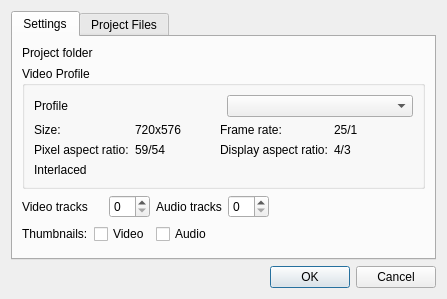
<?xml version="1.0" encoding="UTF-8"?>
<ui version="4.0">
 <class>ProjectSettings_UI</class>
 <widget class="QDialog" name="ProjectSettings_UI">
  <property name="geometry">
   <rect>
    <x>0</x>
    <y>0</y>
    <width>447</width>
    <height>299</height>
   </rect>
  </property>
  <property name="windowTitle">
   <string>Project Settings</string>
  </property>
  <layout class="QGridLayout" name="gridLayout_5">
   <item row="0" column="0">
    <widget class="QTabWidget" name="tabWidget">
     <property name="currentIndex">
      <number>0</number>
     </property>
     <widget class="QWidget" name="tab">
      <attribute name="title">
       <string>Settings</string>
      </attribute>
      <layout class="QGridLayout" name="gridLayout_3">
       <item row="0" column="0" colspan="2">
        <widget class="QLabel" name="label_4">
         <property name="text">
          <string>Project folder</string>
         </property>
        </widget>
       </item>
       <item row="0" column="2" colspan="5">
        <widget class="KUrlRequester" name="project_folder"/>
       </item>
       <item row="1" column="0" colspan="7">
        <widget class="QGroupBox" name="properties">
         <property name="title">
          <string>Video Profile</string>
         </property>
         <layout class="QGridLayout" name="gridLayout_2">
          <item row="0" column="0">
           <widget class="QLabel" name="label">
            <property name="text">
             <string>Profile</string>
            </property>
           </widget>
          </item>
          <item row="0" column="1">
           <widget class="KComboBox" name="profiles_list"/>
          </item>
          <item row="1" column="0" colspan="2">
           <layout class="QGridLayout" name="gridLayout">
            <item row="0" column="0">
             <widget class="QLabel" name="label_5">
              <property name="text">
               <string>Size:</string>
              </property>
             </widget>
            </item>
            <item row="0" column="1">
             <widget class="QLabel" name="p_size">
              <property name="text">
               <string>720x576</string>
              </property>
             </widget>
            </item>
            <item row="0" column="2">
             <widget class="QLabel" name="label_3">
              <property name="text">
               <string>Frame rate:</string>
              </property>
             </widget>
            </item>
            <item row="0" column="3">
             <widget class="QLabel" name="p_fps">
              <property name="text">
               <string>25/1</string>
              </property>
             </widget>
            </item>
            <item row="1" column="0">
             <widget class="QLabel" name="label_9">
              <property name="text">
               <string>Pixel aspect ratio:</string>
              </property>
             </widget>
            </item>
            <item row="1" column="1">
             <widget class="QLabel" name="p_aspect">
              <property name="text">
               <string>59/54</string>
              </property>
             </widget>
            </item>
            <item row="1" column="2">
             <widget class="QLabel" name="label_10">
              <property name="text">
               <string>Display aspect ratio:</string>
              </property>
             </widget>
            </item>
            <item row="1" column="3">
             <widget class="QLabel" name="p_display">
              <property name="text">
               <string>4/3</string>
              </property>
             </widget>
            </item>
           </layout>
          </item>
          <item row="2" column="0" colspan="2">
           <widget class="QLabel" name="p_progressive">
            <property name="text">
             <string>Interlaced</string>
            </property>
           </widget>
          </item>
         </layout>
        </widget>
       </item>
       <item row="2" column="0">
        <widget class="QLabel" name="label_7">
         <property name="text">
          <string>Video tracks</string>
         </property>
        </widget>
       </item>
       <item row="2" column="2">
        <widget class="QSpinBox" name="video_tracks"/>
       </item>
       <item row="2" column="3" colspan="2">
        <widget class="QLabel" name="label_8">
         <property name="text">
          <string>Audio tracks</string>
         </property>
        </widget>
       </item>
       <item row="2" column="5">
        <widget class="QSpinBox" name="audio_tracks"/>
       </item>
       <item row="2" column="6">
        <spacer name="horizontalSpacer_2">
         <property name="orientation">
          <enum>Qt::Horizontal</enum>
         </property>
         <property name="sizeHint" stdset="0">
          <size>
           <width>67</width>
           <height>20</height>
          </size>
         </property>
        </spacer>
       </item>
       <item row="3" column="0">
        <widget class="QLabel" name="label_2">
         <property name="text">
          <string>Thumbnails:</string>
         </property>
        </widget>
       </item>
       <item row="3" column="1" colspan="2">
        <widget class="QCheckBox" name="video_thumbs">
         <property name="text">
          <string>Video</string>
         </property>
        </widget>
       </item>
       <item row="3" column="3">
        <widget class="QCheckBox" name="audio_thumbs">
         <property name="text">
          <string>Audio</string>
         </property>
        </widget>
       </item>
       <item row="3" column="4" colspan="3">
        <spacer name="horizontalSpacer">
         <property name="orientation">
          <enum>Qt::Horizontal</enum>
         </property>
         <property name="sizeHint" stdset="0">
          <size>
           <width>229</width>
           <height>20</height>
          </size>
         </property>
        </spacer>
       </item>
       <item row="4" column="2" colspan="3">
        <spacer name="verticalSpacer">
         <property name="orientation">
          <enum>Qt::Vertical</enum>
         </property>
         <property name="sizeHint" stdset="0">
          <size>
           <width>105</width>
           <height>17</height>
          </size>
         </property>
        </spacer>
       </item>
      </layout>
     </widget>
     <widget class="QWidget" name="tab_2">
      <attribute name="title">
       <string>Project Files</string>
      </attribute>
      <layout class="QGridLayout" name="gridLayout_4">
       <item row="0" column="0">
        <widget class="QLabel" name="label_12">
         <property name="text">
          <string>Clips used in project:</string>
         </property>
        </widget>
       </item>
       <item row="0" column="1">
        <widget class="QLabel" name="used_count">
         <property name="text">
          <string/>
         </property>
        </widget>
       </item>
       <item row="0" column="2">
        <widget class="QLabel" name="used_size">
         <property name="text">
          <string/>
         </property>
        </widget>
       </item>
       <item row="1" column="0">
        <widget class="QLabel" name="label_6">
         <property name="text">
          <string>Unused clips:</string>
         </property>
        </widget>
       </item>
       <item row="1" column="1">
        <widget class="QLabel" name="unused_count">
         <property name="text">
          <string/>
         </property>
        </widget>
       </item>
       <item row="1" column="2">
        <widget class="QLabel" name="unused_size">
         <property name="text">
          <string/>
         </property>
        </widget>
       </item>
       <item row="1" column="3">
        <widget class="KPushButton" name="delete_unused">
         <property name="text">
          <string>Delete files</string>
         </property>
        </widget>
       </item>
       <item row="2" column="0">
        <widget class="QLabel" name="label_11">
         <property name="text">
          <string>Thumbnails cache:</string>
         </property>
        </widget>
       </item>
       <item row="2" column="1">
        <widget class="QLabel" name="thumbs_count">
         <property name="text">
          <string/>
         </property>
        </widget>
       </item>
       <item row="2" column="2">
        <widget class="QLabel" name="thumbs_size">
         <property name="text">
          <string/>
         </property>
        </widget>
       </item>
       <item row="2" column="3">
        <widget class="KPushButton" name="clear_cache">
         <property name="text">
          <string>Clear cache</string>
         </property>
        </widget>
       </item>
       <item row="3" column="0">
        <widget class="QLabel" name="label_13">
         <property name="text">
          <string>Project files</string>
         </property>
        </widget>
       </item>
       <item row="4" column="0" colspan="4">
        <widget class="QListWidget" name="files_list">
         <property name="alternatingRowColors">
          <bool>true</bool>
         </property>
        </widget>
       </item>
       <item row="3" column="2" colspan="2">
        <widget class="KListWidgetSearchLine" name="list_search">
         <property name="clickMessage">
          <string>Search</string>
         </property>
        </widget>
       </item>
       <item row="3" column="1">
        <widget class="QLabel" name="files_count">
         <property name="text">
          <string/>
         </property>
        </widget>
       </item>
      </layout>
     </widget>
    </widget>
   </item>
   <item row="1" column="0">
    <widget class="QDialogButtonBox" name="buttonBox">
     <property name="orientation">
      <enum>Qt::Horizontal</enum>
     </property>
     <property name="standardButtons">
      <set>QDialogButtonBox::Cancel|QDialogButtonBox::Ok</set>
     </property>
    </widget>
   </item>
  </layout>
 </widget>
 <customwidgets>
  <customwidget>
   <class>KUrlRequester</class>
   <extends>QFrame</extends>
   <header>kurlrequester.h</header>
  </customwidget>
  <customwidget>
   <class>KPushButton</class>
   <extends>QPushButton</extends>
   <header>kpushbutton.h</header>
  </customwidget>
  <customwidget>
   <class>KLineEdit</class>
   <extends>QLineEdit</extends>
   <header>klineedit.h</header>
  </customwidget>
  <customwidget>
   <class>KComboBox</class>
   <extends>QComboBox</extends>
   <header>kcombobox.h</header>
  </customwidget>
  <customwidget>
   <class>KListWidgetSearchLine</class>
   <extends>KLineEdit</extends>
   <header>klistwidgetsearchline.h</header>
  </customwidget>
 </customwidgets>
 <resources/>
 <connections>
  <connection>
   <sender>buttonBox</sender>
   <signal>accepted()</signal>
   <receiver>ProjectSettings_UI</receiver>
   <slot>accept()</slot>
   <hints>
    <hint type="sourcelabel">
     <x>248</x>
     <y>254</y>
    </hint>
    <hint type="destinationlabel">
     <x>157</x>
     <y>274</y>
    </hint>
   </hints>
  </connection>
  <connection>
   <sender>buttonBox</sender>
   <signal>rejected()</signal>
   <receiver>ProjectSettings_UI</receiver>
   <slot>reject()</slot>
   <hints>
    <hint type="sourcelabel">
     <x>316</x>
     <y>260</y>
    </hint>
    <hint type="destinationlabel">
     <x>286</x>
     <y>274</y>
    </hint>
   </hints>
  </connection>
 </connections>
</ui>
